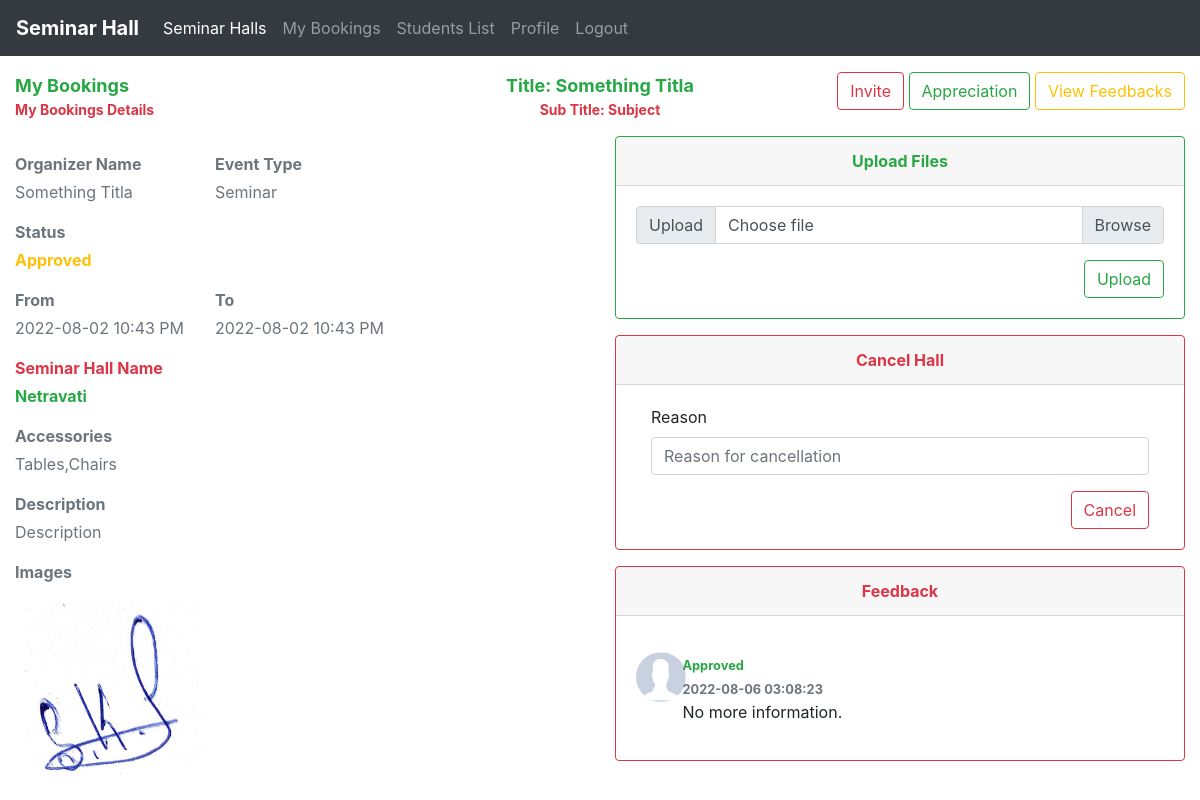
/department/view_seminar_hall.php?id=9, run on the app's committed database.
### tables this page shows
CREATE TABLE IF NOT EXISTS `bookings` (
  `id` int(11) NOT NULL AUTO_INCREMENT,
  `deptId` int(11) NOT NULL,
  `seminar_hall_id` int(11) NOT NULL,
  `title` varchar(100) NOT NULL,
  `subTitle` varchar(100) NOT NULL,
  `organizerName` varchar(100) NOT NULL,
  `from_date` datetime NOT NULL,
  `to_date` datetime NOT NULL,
  `guests` text,
  `description` text NOT NULL,
  `status` varchar(30) NOT NULL DEFAULT 'Pending',
  `images` text,
  `cancellation_reason` text,
  `accessories` text,
  `event_type` varchar(100) NOT NULL,
  UNIQUE KEY `id_2` (`id`),
  KEY `deptId` (`deptId`)
);

CREATE TABLE IF NOT EXISTS `seminar_halls` (
  `id` int(11) NOT NULL AUTO_INCREMENT,
  `hall_name` varchar(100) NOT NULL,
  `hall_description` text NOT NULL,
  PRIMARY KEY (`id`)
);

CREATE TABLE IF NOT EXISTS `feedback` (
  `booking_id` int(11) NOT NULL,
  `feedback` text NOT NULL,
  `student_id` varchar(11) NOT NULL,
  `updated_value` timestamp NOT NULL DEFAULT CURRENT_TIMESTAMP,
  `1st` varchar(30) NOT NULL,
  `2nd` varchar(30) NOT NULL,
  `3rd` varchar(30) NOT NULL,
  `4th` varchar(30) NOT NULL,
  `5th` varchar(30) NOT NULL
);

### department/view_seminar_hall.php (the view, shortened to what this page needs)
<?php
include('./department_header.php');
include('../db/dbcon.php');
$result = mysqli_query($con, "SELECT * FROM `bookings` b, `seminar_halls` s
WHERE b.seminar_hall_id = s.id AND b.id = $_GET[id]") or die(mysqli_error($con));
$row = mysqli_fetch_array($result);
$images = explode(',', $row[11]);
$feedback_query = "SELECT * FROM `feedback` f, `bookings` b, `students_list` s
WHERE f.booking_id = b.id and f.student_id = s.roll_no and f.booking_id = $_GET[id]";
$feedback_result = mysqli_query($con, $feedback_query);
$feedback_count = mysqli_num_rows($feedback_result);
?>
<!DOCTYPE html>
<html lang="en">
<head>
</head>
<body>
    <div class="container-fluid">
        <div class="row mt-3">
            <div class="col-md-4">
                <p class="page-title font-weight-bold text-success m-0">My Bookings</p>
                <p class="page-subTitle text-danger font-weight-bold">My Bookings Details</p>
            </div>
            <div class="col-md-4 text-center">
                <p class="page-title font-weight-bold text-success m-0">Title: <?php echo $row[3]; ?></p>
                <p title="<?php echo $row[4]; ?>" class="page-subTitle text-truncate text-danger font-weight-bold">Sub Title: <?php echo $row[4]; ?></p>
            </div>
            <div class="col-md-4 text-right">
                <a href="./invite_letter.php?id=<?php echo $_GET['id']; ?>" class="btn btn-outline-danger">Invite</a>
                <a href="./appreciation_letter.php?id=<?php echo $_GET['id']; ?>" class="btn btn-outline-success">Appreciation</a>
                <a href="./view_feedbacks.php?id=<?php echo $_GET['id']; ?>" class="btn btn-outline-warning">View Feedbacks</a>
            </div>
        </div>
        <div class="row">
            <div class="col-md-6">
                <div class="row mt-3">
                    <div class="col-md-4">
                        <p class="text-title mb-1 font-weight-bold text-secondary">Organizer Name</p>
                        <p class="text-muted m-0"><?php echo $row[3]; ?></p>
                    </div>
                    <div class="col-md-4">
                        <p class="text-title mb-1 font-weight-bold text-secondary">Event Type</p>
                        <p class="text-muted m-0"><?php echo $row[14]; ?></p>
                    </div>
                    <div class="col-md-4">
                    </div>
                </div>
                <div class="row mt-3">
                    <div class="col-md-12">
                        <p class="text-title mb-1 font-weight-bold text-secondary">Status</p>
                        <p class="text-warning m-0 font-weight-bold"><?php echo $row[10]; ?></p>
                    </div>
                </div>
                <div class="row mt-3">
                    <div class="col-md-4">
                        <p class="text-title mb-1 font-weight-bold text-secondary">From</p>
                        <p class="text-muted m-0"><?php echo date_format(date_create($row[6]), "Y-m-d h:i A"); ?></p>
                    </div>
                    <div class="col-md-4">
                        <p class="text-title mb-1 font-weight-bold text-secondary">To</p>
                        <p class="text-muted m-0"><?php echo date_format(date_create($row[7]), "Y-m-d h:i A"); ?></p>
                    </div>
                </div>
                <div class="row mt-3">
                    <div class="col-md-4">
                        <p class="text-title mb-1 font-weight-bold text-danger">Seminar Hall Name</p>
                        <p class="m-0 text-success font-weight-bold"><?php echo $row[16]; ?></p>
                    </div>
                </div>
                <div class="row mt-3">
                    <div class="col-md-12">
                        <p class="text-title mb-1 font-weight-bold text-secondary">Accessories</p>
                        <p class="text-muted m-0"><?php echo $row[13]; ?></p>
                    </div>
                </div>
                <div class="row mt-3">
                    <div class="col-md-12">
                        <p class="text-title mb-1 font-weight-bold text-secondary">Description</p>
                        <p class="text-muted m-0"><?php echo $row[9]; ?></p>
                    </div>
                </div>
                <?php
                if ($row[11]) {
                ?>
                    <div class="row mt-3">
                        <div class="col-md-12">
                            <p class="text-title mb-1 font-weight-bold text-secondary">Images</p>
                            <div class="image-thumbnails">
                                <?php
                                for ($i = 0; $i < count($images); $i++) {
                                    if (explode('.', $images[$i])[1] !== 'pdf') {
                                ?>
                                        <img class="uploaded-images" src="./../<?php echo $images[$i]; ?>" alt="" />
                                <?php
                                    }
                                }
                                ?>
                            </div>
                        </div>
                    </div>
                <?php
                }
                ?>
            </div>
            <div class="col-md-6">
                <?php
                if ($row[10] !== "cancelled") {
                ?>
                    <div class="card border-success mb-3">
                        <div class="card-header text-success text-center font-weight-bold">Upload Files</div>
                        <div class="card-body">
                            <form action="" method="post" enctype="multipart/form-data">
                                <div class="input-group mb-3">
                                    <div class="input-group-prepend">
                                        <span class="input-group-text">Upload</span>
                                    </div>
                                    <div class="custom-file">
                                        <label class="custom-file-label" for="inputGroupFile01">Choose file</label>
                                    </div>
                                </div>
                                <div class="text-right">
                                    <button type="submit" name="upload" class="btn btn-outline-success">Upload</button>
                                </div>
                            </form>
                        </div>
                    </div>
                <?php
                }
                ?>
                <?php
                if ($row[10] !== "cancelled") {
                ?>
                    <div class="card border-danger">
                        <div class="card-header text-danger font-weight-bold text-center">Cancel Hall</div>
                        <div class="card-body">
                            <form action="" method="post">
                                <div class="col-md-12">
                                    <div class="form-group">
                                        <label for="reason">Reason</label>
                                        <input type="text" class="form-control" name="reason" id="reason" placeholder="Reason for cancellation" required>
                                    </div>
                                </div>
                                <div class="col-md-12 text-right">
                                    <button type="submit" name="cancel" class="btn btn-outline-danger">Cancel</button>
                                </div>
                            </form>
                        </div>
                    </div>
                <?php
                }
                ?>
                <div class="card border-danger mt-3">
                    <div class="card-header text-danger font-weight-bold text-center">Feedback</div>
                    <div class="card-body">
                        <?php
                        if ($feedback_count === 0) {
                        ?>
                            <p class="text-danger">No Feedback has been added.</p>
                            <?php
                        } else {
                            while ($row = mysqli_fetch_array($feedback_result)) {
                            ?>
                                <div class="row mt-3">
                                    <div class="col-md-1">
                                        <img class="avatar" src="./../images/avatar.png" alt="Avatar" />
                                    </div>
                                    <div class="col-md-11">
                                        <p class="m-0">
                                            <small class="font-weight-bold text-success"><?php echo $row[19]; ?></small>
                                        </p>
                                        <p class="m-0">
                                            <small class="text-muted font-weight-bold"><?php echo $row[3]; ?></small>
                                        </p>
                                        <p><?php echo $row[1]; ?></p>
                                    </div>
                                </div>
                        <?php
                            }
                        }
                        ?>
                    </div>
                </div>
            </div>
        </div>
    </div>
</body>
</html>

### css/style.css (style rules this page uses)
.page-title { font-size: 18px; }
.page-subTitle { font-size: 14px; }
.uploaded-images { width: 200px; height: 200px; padding: 10px; }

### department/view_seminar_hall.php (style rules this page uses)
.avatar { width: 50px; border-radius: 50%; height: 50px; }

### data on the page
bookings: title "Something Titla", subTitle "Subject", event_type "Seminar", status "Approved", from_date "2022-08-02 10:43 PM", to_date "2022-08-02 10:43 PM", seminar_hall.hall_name "Netravati", accessories "Tables,Chairs", description "Description", images (picture)
feedback: bookings.status "Approved", updated_value "2022-08-06 03:08:23", feedback "No more information."
